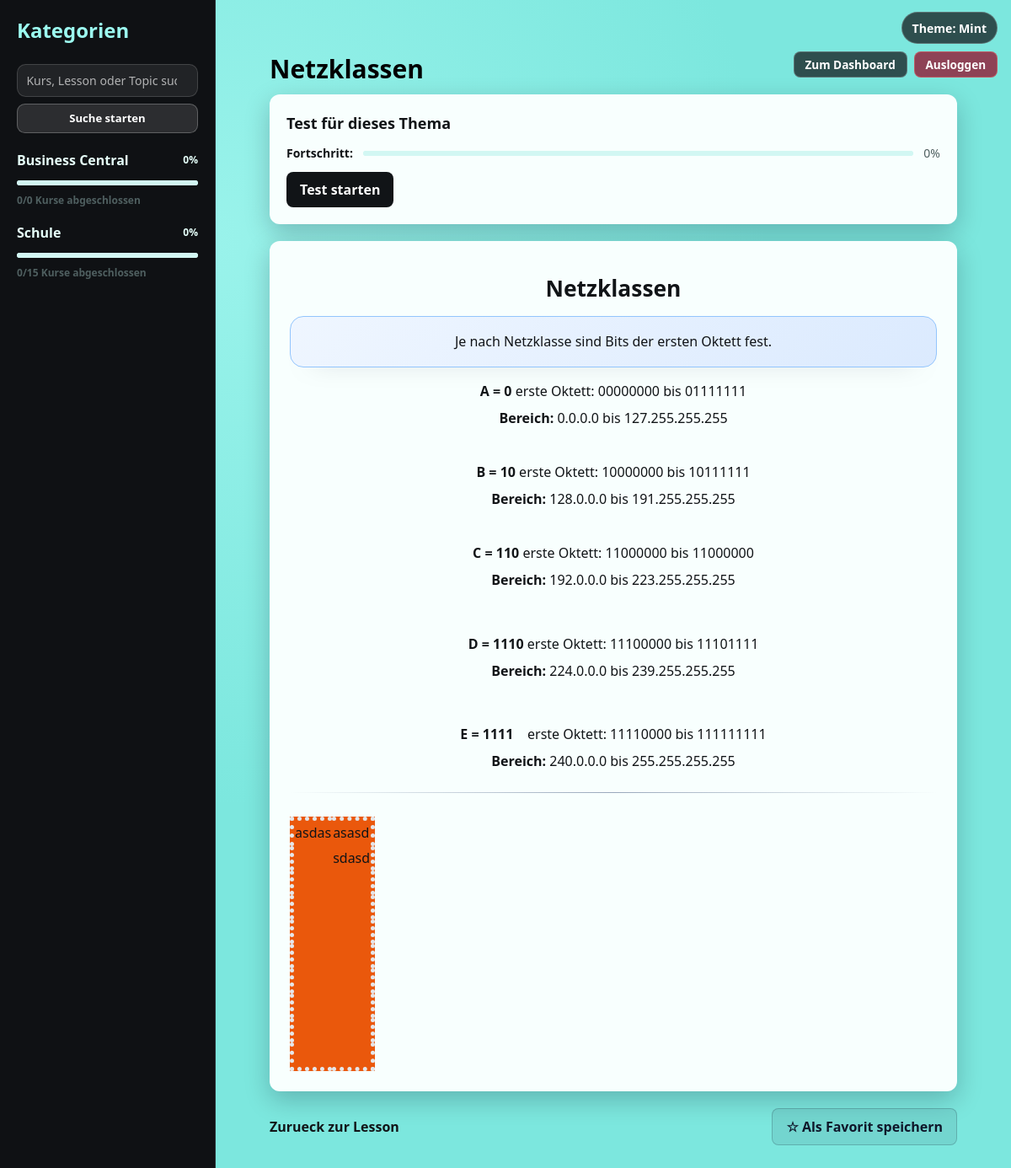
Page /topic/2/ (signed in) on the committed database.
### courses/models.py (models this page shows, shortened)
class Category(models.Model):
    name = models.CharField(max_length=120, unique=True)
    class Meta:
        ordering = ["name"]

class Topic(models.Model):
    lesson = models.ForeignKey(
        Lesson,
        on_delete=models.CASCADE,
        related_name="topics"
    )
    title = models.CharField(max_length=200)
    learning_material = models.TextField()
    order = models.IntegerField(default=0)
    class Meta:
        ordering = ["order", "id"]

### quiz/views.py (the view)
# urls.py: path("topic/<int:topic_id>/", views.topic_view, name="topic"),
def topic_view(request, topic_id):
    topic = get_object_or_404(Topic, id=topic_id)
    if request.user.is_authenticated:
        state, _created = TopicViewState.objects.get_or_create(user=request.user, topic=topic)
        state.visit_count += 1
        state.save(update_fields=["visit_count", "last_viewed_at"])
    topic_progress = get_topic_progress(topic, request.user)
    context = {
        "topic": topic,
        "topic_progress": topic_progress,
        "is_topic_favorite": request.user.is_authenticated and TopicFavorite.objects.filter(user=request.user, topic=topic).exists(),
        **get_sidebar_context(request),
    }
    return render(request, "topic.html", context)

### quiz/views.py (called while the page is built)
def course_is_completed(course, best_scores):
    total_questions = course.questions.count()
    best_score = best_scores.get(course.id)
    if total_questions <= 0 or best_score is None:
        return False
    return best_score >= total_questions

def get_course_progress(course, best_scores):
    total_questions = course.questions.count()
    best_score = best_scores.get(course.id, 0)
    if total_questions <= 0:
        return 0
    return int((best_score / total_questions) * 100)

def get_topic_progress(topic, user):
    if not user.is_authenticated:
        return 0
    total_questions = topic.questions.count()
    if total_questions <= 0:
        return 0
    best_result = Result.objects.filter(user=user, topic=topic).order_by("-score").first()
    if not best_result:
        return 0
    return int((best_result.score / total_questions) * 100)

### templates/topic.html (shortened to what this page needs)
{% extends "base.html" %}
{% block content %}
<div class="layout-container page-pad">
    <div class="flex flex-wrap items-center gap-3 mb-3">
        <h1 class="page-title mb-0">{{ topic.title }}</h1>
    </div>
    {% if topic.questions.count > 0 %}
    <div class="surface-card p-5 mb-5">
        <h2 class="text-lg font-bold mb-3">Test für dieses Thema</h2>
        <div class="mb-3">
            <div class="flex items-center gap-3">
                <span class="text-sm font-semibold">Fortschritt:</span>
                <progress class="category-progress" value="{{ topic_progress }}" max="100"></progress>
                <span class="text-sm muted-text">{{ topic_progress }}%</span>
            </div>
        </div>
        <a href="{% url 'topic_quiz' topic.id %}" class="btn-primary">Test starten</a>
    </div>
    {% endif %}
    <div class="surface-card p-6">
        <div class="topic-content">{{ topic.learning_material|safe }}</div>
    </div>
    <div class="flex items-center justify-between gap-3 mt-5">
        <a href="{% url 'lesson' topic.lesson.id %}" class="text-link inline-block">Zurueck zur Lesson</a>
        {% if user.is_authenticated %}
        <form method="post" action="{% url 'toggle_topic_favorite' topic.id %}">
            <button type="submit" class="btn-secondary">
                {% if is_topic_favorite %}★ Favorit entfernen{% else %}☆ Als Favorit speichern{% endif %}
            </button>
        </form>
        {% endif %}
    </div>
</div>
{% endblock %}

### templates/base.html (shortened to what this page needs)
<!DOCTYPE html>
{% load static %}
<html lang="de">
<head>
    <script src="https://cdn.tailwindcss.com"></script>
</head>
<body class="min-h-screen">
<button id="theme-toggle" class="theme-toggle" type="button">Theme: Mint</button>
{% if user.is_authenticated %}
<div class="quick-actions">
    <a href="{% url 'dashboard' %}" class="quick-btn">Zum Dashboard</a>
    <form method="post" action="{% url 'logout' %}" class="quick-logout-form">
        <button type="submit" class="quick-btn quick-btn-danger">Ausloggen</button>
    </form>
</div>
{% endif %}
<div class="flex min-h-screen">
    {% if user.is_authenticated %}
    <aside id="app-sidebar" class="w-64 shrink-0 p-5 overflow-y-auto border-r" style="background: var(--panel); border-color: var(--panel-border);" aria-label="Seitennavigation">
        <h2 class="text-2xl font-bold mb-6 sidebar-title">Kategorien</h2>
        <form method="get" action="{% url 'search' %}" class="mb-5">
            <input type="search" name="q" value="{{ search_query|default:'' }}" class="sidebar-search" placeholder="Kurs, Lesson oder Topic suchen..." aria-label="Kurs, Lesson oder Topic suchen">
            <button type="submit" class="sidebar-search-btn">Suche starten</button>
        </form>
        <ul class="space-y-4">
            {% for category in categories %}
            <li>
                <button
                    type="button"
                    data-category-id="{{ category.id }}"
                    class="w-full text-left font-semibold nav-trigger"
                    aria-expanded="false"
                    aria-controls="category-{{ category.id }}"
                >
                    <div class="flex items-center justify-between gap-3">
                        <span>{{ category.name }}</span>
                        <span class="text-xs">{{ category.progress }}%</span>
                    </div>
                    <progress class="category-progress mt-2" value="{{ category.progress }}" max="100"></progress>
                    <div class="text-xs mt-1 muted-text">{{ category.completed_courses }}/{{ category.total_courses }} Kurse abgeschlossen</div>
                </button>
            </li>
            {% empty %}
            <li class="muted-text">Keine Kategorien vorhanden</li>
            {% endfor %}
        </ul>
    </aside>
    {% endif %}
    <main id="main-content" class="flex-1 p-6 md:p-10 overflow-y-auto" tabindex="-1">
        {% block content %}{% endblock %}
    </main>
</div>
</body>
</html>

### rows in the picture
Category: name "Business Central", progress "0", completed_courses "0", total_courses "0"
Category: name "Schule", progress "0", completed_courses "0", total_courses "15"
Topic: title "Netzklassen", learning_material "Netzklassen Je nach Netzklasse sind Bits der ersten Oktett fest. A = 0 erste Oktett: 00000000 bis 01111111 Bereich: 0.0.0.0 bis 127.255.255.255 B = 10 erste Oktett: 10000000 bis 10111111 Bereich: 128.0.0.0 bis 191.255.255.255 C = 110 erste Oktett: 11000000 bis 11000000 Bereich: 192.0.0.0 bis 223.255.255.255 D = 1110 erste Oktett: 11100000 bis 11101111 Bereich: 224.0.0.0 bis 239.255.255.255 E = 1111 erste Oktett: 11110000 bis 111111111 Bereich: 240.0.0.0 bis 255.255.255.255 asdas asasd sdasd"

### other values in the picture
{{ topic_progress }} "0"
